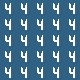

A 2D game scene composited from a Tiled map and its tileset images. What follows is a short description and the map's XML, with every tile layer's data as written:
An orthogonal 5x5 tile map with 16x16 px tiles, 2 tile layers (set, auto).

<map version="1.10" tiledversion="1.10.2" orientation="orthogonal" renderorder="right-down" width="5" height="5" tilewidth="16" tileheight="16" infinite="0" nextlayerid="9" nextobjectid="1">
 <tileset firstgid="1" source="../spr_test_tileset.tsx" />
 <layer id="1" name="set" width="5" height="5">
  <data encoding="csv">
2,2,2,2,2,
2,2,2,2,2,
2,2,2,2,2,
2,2,2,2,2,
2,2,2,2,2
</data>
 </layer>
 <layer id="8" name="auto" width="5" height="5">
  <data encoding="csv">
5,5,5,5,5,
5,5,5,5,5,
5,5,5,5,5,
5,5,5,5,5,
5,5,5,5,5
</data>
 </layer>
</map>
